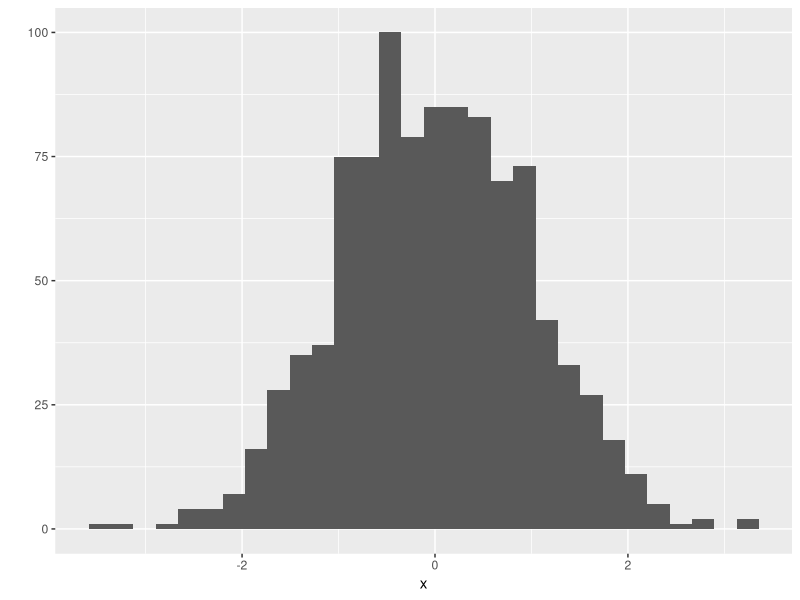

This figure's R source:
## ---- chunk 1
library(ggplot2)
x <- rnorm(1000)

qplot(x, geom="histogram")

